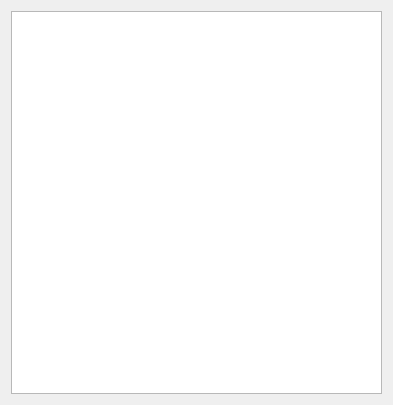
<ui version="4.0" >
 <class>LogWidget</class>
 <widget class="QWidget" name="LogWidget" >
  <property name="geometry" >
   <rect>
    <x>0</x>
    <y>0</y>
    <width>393</width>
    <height>405</height>
   </rect>
  </property>
  <property name="windowTitle" >
   <string>Log window</string>
  </property>
  <layout class="QGridLayout" >
   <item row="0" column="0" >
    <widget class="QTextEdit" name="logTextEdit" >
     <property name="undoRedoEnabled" >
      <bool>false</bool>
     </property>
     <property name="readOnly" >
      <bool>true</bool>
     </property>
    </widget>
   </item>
  </layout>
 </widget>
 <resources/>
 <connections/>
</ui>
